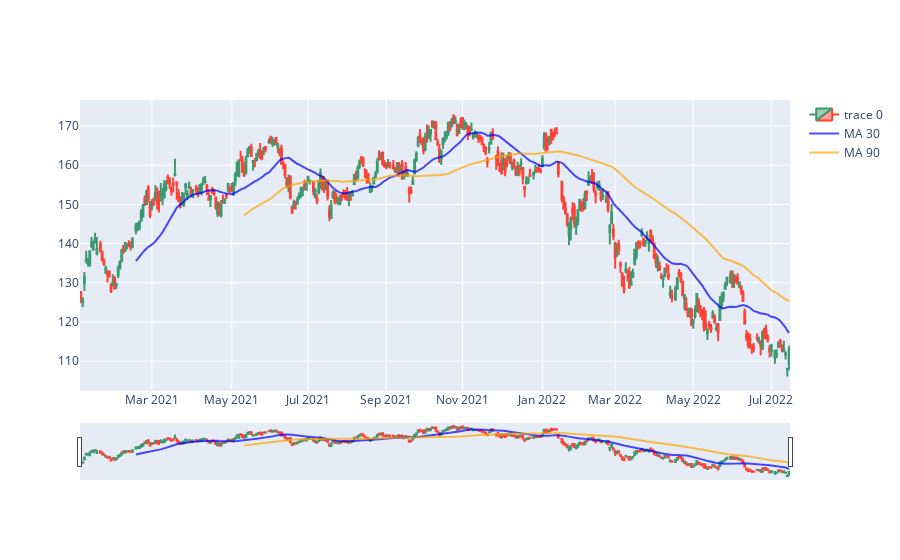

The code cell stored with this chart in its notebook:
### Code cell
fig.add_trace(go.Scatter(x=stock_df.index, 
                         y=stock_df['close_30day'], 
                         opacity=0.7, 
                         line=dict(color='blue', width=2), 
                         name='MA 30'))
fig.add_trace(go.Scatter(x=stock_df.index, 
                         y=stock_df['close_90day'], 
                         opacity=0.7, 
                         line=dict(color='orange', width=2), 
                         name='MA 90'))

### Figure 1 — Plotly figure (JSON) as saved in the notebook; plotly's stock layout.template omitted (floating-point values rounded to 4 significant figures; data arrays with more than 128 entries replaced by an {"elided": "..."} marker saying what was removed)
{"data": [{"close": {"elided": "386 float values"}, "high": {"elided": "386 float values"}, "low": {"elided": "386 float values"}, "open": {"elided": "386 float values"}, "type": "candlestick", "x": {"elided": "386 str values"}}, {"line": {"color": "blue", "width": 2}, "name": "MA 30", "opacity": 0.7, "type": "scatter", "x": {"elided": "386 str values"}, "y": {"elided": "386 float values"}}, {"line": {"color": "orange", "width": 2}, "name": "MA 90", "opacity": 0.7, "type": "scatter", "x": {"elided": "386 str values"}, "y": {"elided": "386 float values"}}], "layout": {"xaxis": {"rangebreaks": [{"bounds": ["sat", "mon"]}]}}}
